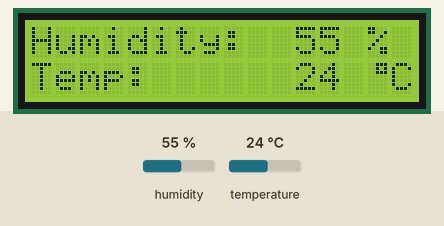
The sketch below on a simulated Arduino Uno, built with avr-gcc and run on an emulated ATmega328P. On the bench: 16×2 character LCD. Inputs (shaded band) come from the test bench; at power-on: humidity 55 %, temperature 24 °C.

Above: at 0.2 s.
At 5.2 s:
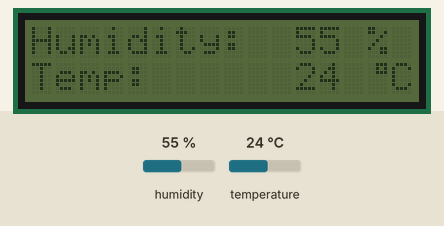

The sketch:

Humidity_and_temp_no_check.ino
```cpp
// Добавляем необходимые библиотеки
#include <Wire.h>               //стандартная библиотека Arduino IDE
#include <LiquidCrystal_I2C.h>  //библиотека для дисплея с работой по I2C
#include <dht11.h>              //библиотека датчика DHT11
dht11 DHT;                      // Объявление переменной класса dht11
#define DHT11PIN 4              // пин для сигнала поступающего с датчика

byte degree[8] =                // кодируем символ градуса (битовая маска)
{
  B00111,
  B00101,
  B00111,
  B00000,
  B00000,
  B00000,
  B00000,
};

LiquidCrystal_I2C lcd(0x27, 16, 2); // Задаем адрес и размерность дисплея

void setup()
{
  lcd.init();                     // Инициализация lcd
  lcd.createChar(1, degree);      // Создаем символ под номером 1
}

void loop()
{
  lcd.backlight();                // Включаем подсветку
  // Выводим показания влажности и температуры
  int chk = DHT.read(DHT11PIN);
  lcd.setCursor(0, 0);            // Устанавливаем курсор в начало 1 строки
  lcd.print("Humidity:     %");   // Выводим текст Влажности
  lcd.setCursor(11, 0);
  lcd.print(DHT.humidity);
  lcd.setCursor(0, 1);            // Устанавливаем курсор в начало 2 строки
  lcd.print("Temp:         \1C"); // Выводим текст температуры и значок градуса (1 - значёк, С - символ цельсия)
  lcd.setCursor(11, 1);
  lcd.print(DHT.temperature);

  delay(5000);                    // Ждём 5 секунд и выключаем подсветку
  lcd.noBacklight();

  delay(300000);                  // Следующий опрос через 5 минут
}
```
